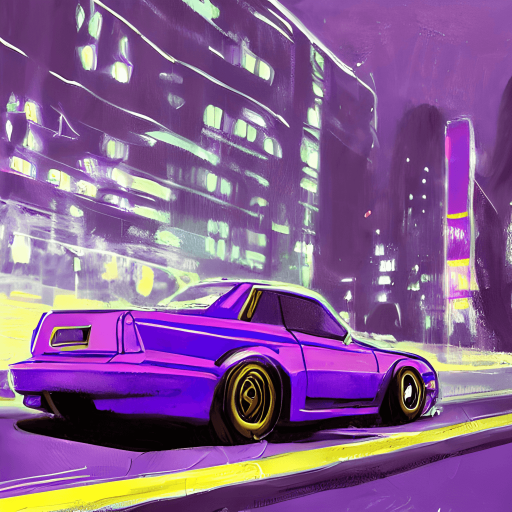
#> input picture imgs/car.png, 1024 x 1024 px, given in place of path_to_image.jpg, which was not available (shown at 1/2 size)
$ jupyter execute --allow-errors Style_Aligned_ControlNet.ipynb   (shell and % lines are left out)   (text cells are left out)
#> lines starting #> are read from the running program, lines starting #| are printed output that depends on the picture; after the words box and inside, x2 and y2 are one past the last pixel; in counts of white or black regions, pixels touching at a corner belong together; pictures that were not available may be replaced by others from this repository, and a replacement may not be noted
#> further down, image is the input picture: PIL image 1024x1024 P; mean R, G, B 135.1, 94, 145.1
[cell 1]
# Clone the repository

# Change directory to the cloned repository
%cd StyleAlignedDiffModels

# Set up Git configuration

# Stage the changes
#!git add .

# Commit the changes
#!git commit -m "Added some content to your-file.txt"

# Push the changes (replace 'your-token' with your actual personal access token)
#!git push origin main

[cell 2]
# Install the required packages

[cell 3]
from diffusers import ControlNetModel, StableDiffusionXLControlNetPipeline, AutoencoderKL
from diffusers.utils import load_image
from transformers import DPTImageProcessor, DPTForDepthEstimation
import torch
import mediapy
import sa_handler
#> (the rest of this cell did not finish here and is left out)

#> (a cell that did not finish here is left out)

#> (a cell that did not finish here is left out)

[cell 6]
# run ControlNet depth with StyleAligned

reference_prompt = "a poster in flat design style"
target_prompts = ["a train in flat design style", "the sun in flat design style", "a model in a flat design style"]
controlnet_conditioning_scale = 0.8
num_images_per_prompt = 3 # adjust according to VRAM size
#> (the rest of this cell did not finish here and is left out)

#> (a cell that did not finish here is left out)

#> (a cell that did not finish here is left out)

[cell 9]
from openpose import pyopenpose as op

#> (the rest of this cell did not finish here and is left out)

#> (a cell that did not finish here is left out)

[cell 11]
import cv2
import numpy as np
from PIL import Image, ImageDraw

def get_scribble(image: Image) -> Image:
    # Convert the input image to grayscale
    image_gray = np.array(image.convert("L"))
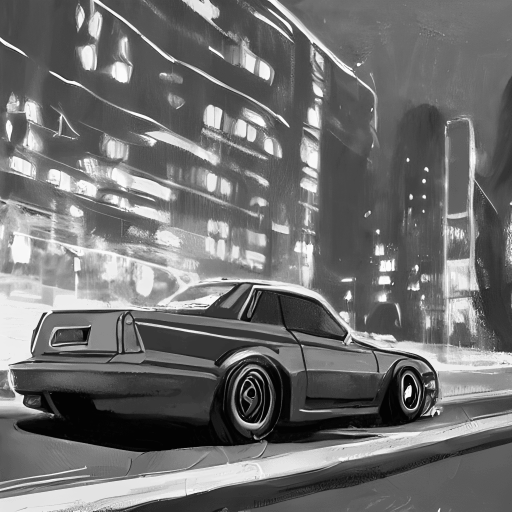
#> image_gray: shape (1024, 1024) (shown at 1/2 size); min 3, max 251, mean 112.1

    # Detect edges using Canny edge detection
    edges = cv2.Canny(image_gray, threshold1=50, threshold2=150)
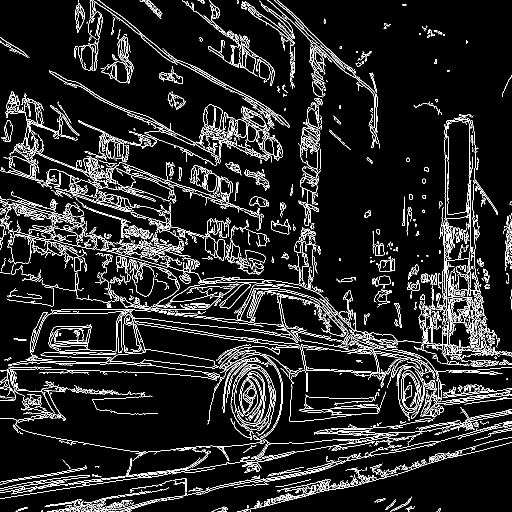
#> edges: shape (1024, 1024) (shown at 1/2 size); 9.1% white in thin lines or dots

    # Create a blank image to draw scribbles
    scribble = np.zeros_like(edges)

    # Simulate hand-drawn effect by dilating the edges
    kernel = np.ones((5, 5), np.uint8)
    scribble = cv2.dilate(edges, kernel, iterations=1)
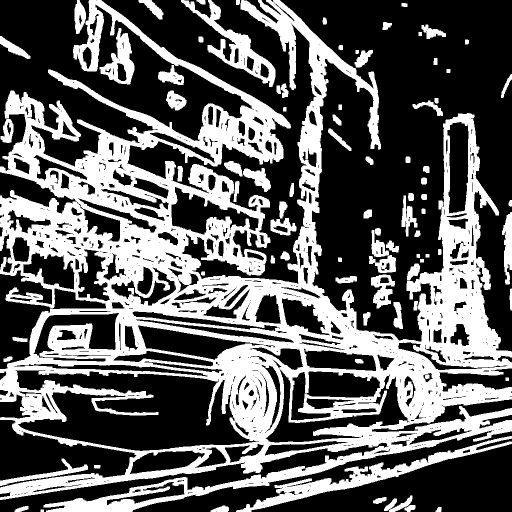
#> scribble: shape (1024, 1024) (shown at 1/2 size); 37.3% white; 84 white regions, largest, box (x1, y1, x2, y2) and area: (0, 0, 1024, 1024) 339250, (472, 872, 1024, 1024) 11110, (362, 0, 551, 174) 6981

    # Convert the scribble back to an RGB image
    scribble_rgb = cv2.cvtColor(scribble, cv2.COLOR_GRAY2RGB)
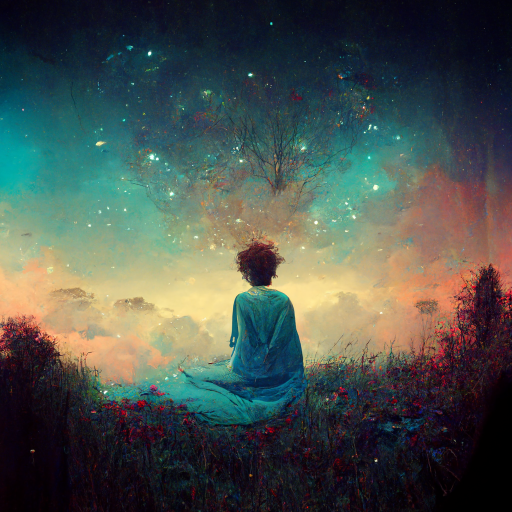
#> input picture imgs/dreaming.png, 1024 x 1024 px, given in place of path_to_first_frame.jpg, which was not available (shown at 1/2 size)
#> further down, image1 is the input picture: PIL image 1024x1024 RGB; mean R, G, B 74.3, 82.4, 76.7

    # Convert to PIL Image
    scribble_pil = Image.fromarray(scribble_rgb)

    # Resize to 1024x1024
    scribble_pil = scribble_pil.resize((1024, 1024), Image.BICUBIC)

    return scribble_pil

# Example usage
image = Image.open("./path_to_image.jpg")
scribble = get_scribble(image)
scribble.show()

[cell 12]
import cv2
import numpy as np
from PIL import Image

def get_optical_flow_map(image1: Image, image2: Image) -> Image:
    # Convert the input images to grayscale
    image1_gray = np.array(image1.convert("L"))
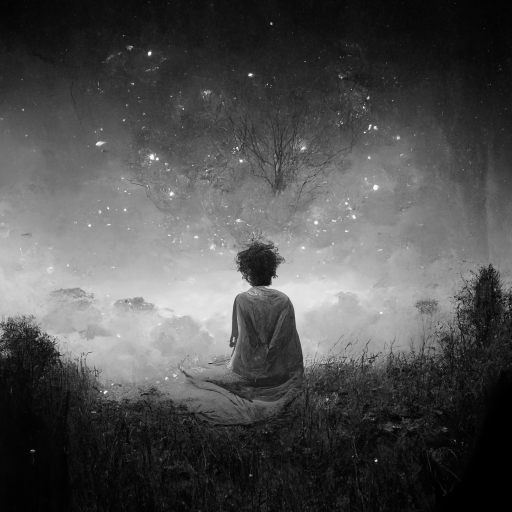
#> image1_gray: shape (1024, 1024) (shown at 1/2 size); min 0, max 255, mean 79.3
    image2_gray = np.array(image2.convert("L"))

    # Calculate optical flow using Farneback's algorithm
    flow = cv2.calcOpticalFlowFarneback(image1_gray, image2_gray, None, 0.5, 3, 15, 3, 5, 1.2, 0)

    # Convert flow to RGB image
    h, w = flow.shape[:2]
#> h = 1024; w = 1024
    flow_map = np.zeros((h, w, 3), dtype=np.uint8)

    # Normalize flow vectors
    flow_magnitude, flow_angle = cv2.cartToPolar(flow[..., 0], flow[..., 1])
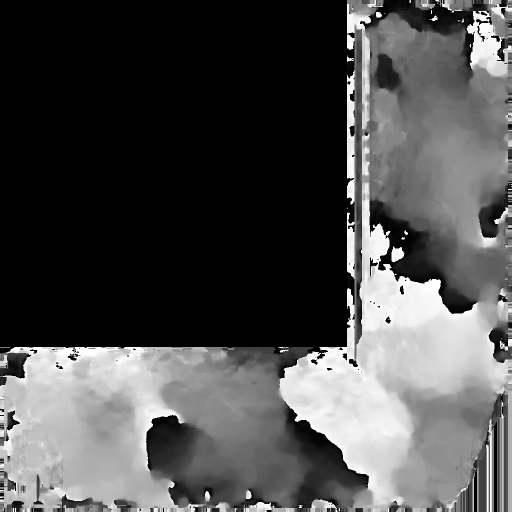
#> flow_angle: shape (1024, 1024) float32 (shown at 1/2 size); min 0, max 6.28, mean 1.91; drawn with min black and max white
    flow_map[..., 0] = flow_angle * 180 / np.pi / 2  # Hue
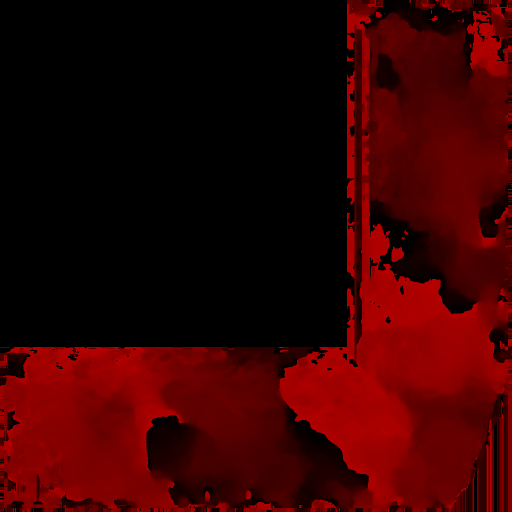
#> flow_map: shape (1024, 1024, 3) (shown at 1/2 size); mean of channels 0, 1, 2 54.4, 0, 0; drawn as R, G, B
    flow_map[..., 2] = cv2.normalize(flow_magnitude, None, 0, 255, cv2.NORM_MINMAX)  # Value
#> flow_map: shape (1024, 1024, 3); 0.52% of pixels changed, all inside (x1, y1, x2, y2) = (0, 0, 1024, 1024)

    # Convert to BGR for cv2 to RGB for PIL
    flow_map = cv2.cvtColor(flow_map, cv2.COLOR_HSV2RGB)

    # Convert to PIL Image
    flow_map_pil = Image.fromarray(flow_map)

    # Resize to 1024x1024
    flow_map_pil = flow_map_pil.resize((1024, 1024), Image.BICUBIC)

    return flow_map_pil

[cell 13]
from PIL import Image

# Load two consecutive frames from a video or image sequence
image1 = Image.open("./path_to_first_frame.jpg")
image2 = Image.open("./path_to_second_frame.jpg")

# Generate the optical flow map
optical_flow_map = get_optical_flow_map(image1, image2)

# Display the optical flow map
optical_flow_map.show()
